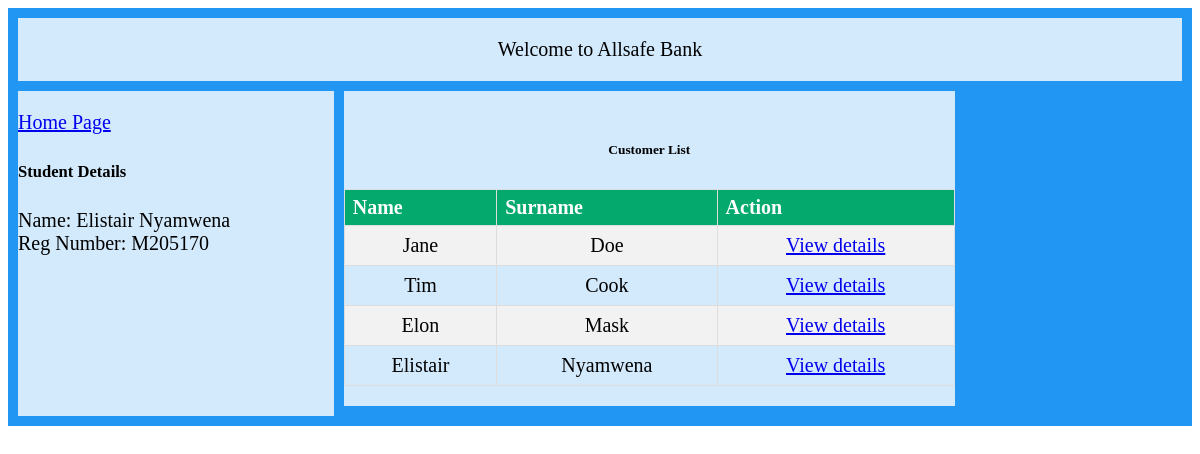
The page / on the database its author committed.
### base/models.py (models this page shows, shortened)
class BankDetails(models.Model):
    account_number = models.CharField(max_length=30, unique=True)
    customer_id = models.ForeignKey(Customer, on_delete=models.CASCADE)
    branch_name = models.CharField(max_length=30)
    branch_code = models.IntegerField()

class Customer(models.Model):
    first_name = models.CharField(max_length=30)
    last_name = models.CharField(max_length=30)
    national_id_number = models.CharField(max_length=16, unique=True)
    title = models.CharField(max_length=10)
    phone_number = models.CharField(max_length=18)
    address = models.CharField(max_length=50)
    updated = models.DateTimeField(auto_now=True)
    created = models.DateTimeField(auto_now_add=True)

### base/views.py (the view)
# urls.py: path('', views.dashboard, name="dashboard"),
def dashboard(request):
    customers = BankDetails.objects.all()
    context = {'customers': customers}
    return render(request, 'base/index.html', context)

### base/templates/base/index.html (shortened to what this page needs)
{% extends 'nav.html' %}
{% block content %}
<h6>Customer List</h6>
    <table id="customers">
  <tr>
    <th>Name</th>
    <th>Surname</th>
    <th>Action</th>
  </tr>
        {% for customer in  customers %}
  <tr>
    <td> {{ customer.customer_id.first_name  }}</td>
    <td>{{ customer.customer_id.last_name }}</td>
    <td>
       <a href="{% url 'details' customer.customer_id.id %}"> View details </a>
    </td>
  </tr>
{% endfor %}
</table>
{% endblock content %}

### templates/nav.html (shortened to what this page needs)
<!DOCTYPE html>
<html>
<head>
</head>
<body>
<div class="grid-container">
  <div class="item1">Welcome to Allsafe Bank</div>
  <div class="item2" style="text-align: left !important;">
      <a href="/">Home Page</a>
      <br>
      <h5>Student Details</h5>
      Name: Elistair Nyamwena <br>
      Reg Number: M205170
  </div>
  <div class="item3">
        {% block content %}
        {% endblock %}
  </div>
</div>
</body>
</html>

### templates/nav.html (style rules this page uses)
.item1 { grid-area: header; }
.item2 { grid-area: menu; }
.item3 { grid-area: main; }
.grid-container { display: grid; grid-template-areas: 'header header header header header header' 'menu main main main right right' 'menu footer footer footer footer footer'; grid-gap: 10px; background-color: #2196F3; padding: 10px; }
.grid-container > div { background-color: rgba(255, 255, 255, 0.8); text-align: center; padding: 20px 0; font-size: 20px; }

### base/templates/base/index.html (style rules this page uses)
#customers { border-collapse: collapse; width: 100%; }
#customers td, #customers th { border: 1px solid #ddd; padding: 8px; }
#customers tr:nth-child(even) { background-color: #f2f2f2; }
#customers th { padding-top: 6px; padding-bottom: 6px; text-align: left; background-color: #04AA6D; color: white; }

### rows shown on the page
BankDetails: customer_id.first_name "Jane", customer_id.last_name "Doe"
BankDetails: customer_id.first_name "Tim", customer_id.last_name "Cook"
BankDetails: customer_id.first_name "Elon", customer_id.last_name "Mask"
BankDetails: customer_id.first_name "Elistair", customer_id.last_name "Nyamwena"
